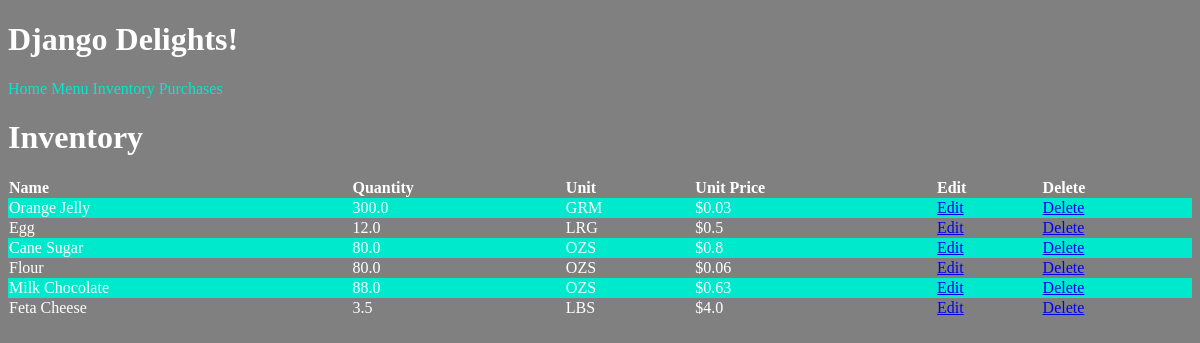
Before: /inventory/inventory with the older database file.
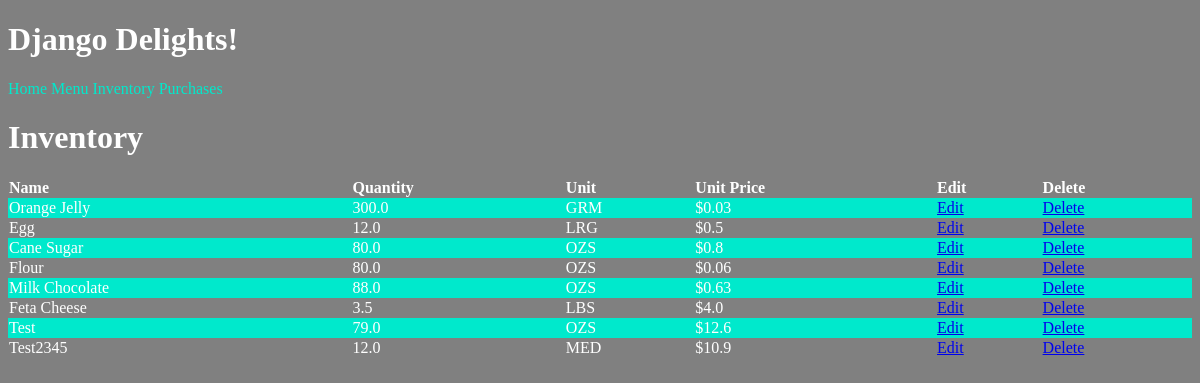
After: the same page with the newer database file.
### inventory/models.py (models this page shows, shortened)
class Ingredient(models.Model):
    CUP = "CUP"
    OUNCE = "OZS"
    TABLESPOON = "TBS"
    TEASPOON = "TSP"
    GRAM = "GRM"
    BOX = "BOX"
    SMALL = "SML"
    MEDIUM = "MED"
    LARGE = "LRG"
    POUND = "LBS"
    UNIT_TYPES = [
        (CUP, "Cup"),
        (OUNCE, "Ounce"),
        (TABLESPOON, "Tablespoon"),
        (TEASPOON, "Teaspoon"),
        (BOX, "Box"),
        (GRAM,"Gram"),
        (LARGE,"Large"),
        (MEDIUM,"Medium"),
        (SMALL,"Small"),
        (POUND, "LBS"),
    ]
    name = models.CharField(max_length=30)
    quantity = models.FloatField(default=0)
    unit = models.CharField(max_length=3, choices=UNIT_TYPES)
    unit_price = models.FloatField(default=0.0)

### inventory/views.py (the view)
# urls.py: path("inventory", views.InventoryList.as_view(), name="inventory"),
class InventoryList(ListView):
    model = Ingredient
    template_name = "inventory/inventory.html"

### inventory/templates/inventory/inventory.html (shortened to what this page needs)
{% extends 'base.html' %}
{% load static %}
{% block content %}
<h1> Inventory </h1>
<table>
<tr>
    <th> Name </th>
    <th> Quantity </th>
    <th> Unit </th>
    <th> Unit Price </th>
    <th> Edit </th>
    <th> Delete </th>
</tr>
{% for ingredient in ingredient_list %}
<tr>
    <td>{{ ingredient.name }}</td>
    <td>{{ ingredient.quantity }}</td>
    <td>{{ ingredient.unit }}</td>
    <td>${{ ingredient.unit_price }}</td>
    <td> <a href="{% url 'inventoryupdate' ingredient.id %}">Edit</a> </td>
    <td> <a href="{% url 'inventorydelete' ingredient.id %}">Delete</a> </td>
</tr>
{% endfor %}
</table>
{% endblock %}

### inventory/templates/base.html (shortened to what this page needs)
{% load static %}
<!DOCTYPE html>
<html>
    <head>
        <link
            rel="stylesheet"
            type="text/css"
            href="{% static 'inventory/style.css' %}"
        />
    </head>
    <body>
        <h1> Django Delights! </h1>
        <ul>
            <li><a href="{% url 'home' %}">Home</a></li>
            <li><a href="{% url 'menu' %}">Menu</a></li>
            <li><a href="{% url 'inventory' %}">Inventory</a></li>
            <li><a href="{% url 'purchases' %}">Purchases</a></li>
        </ul>
        {% block content %}
        {% endblock %}
    </body>
</html>

### inventory/static/inventory/style.css (style rules this page uses)
html { background-color: gray; }
h1 { color: white; }
table { border-collapse: collapse; width: 100%; }
th, td { color: white; text-align: left; }
tr:nth-child(even) { background-color:#00e9cc; }
ul { list-style-type: none; margin: 0; padding: 0; }
li { display: inline; }
ul li a { text-decoration: none; color: #00e9cc; }

Changed rows visible on the page:
added Ingredient: name "Test", quantity "79.0", unit "OZS", unit_price "12.6"
added Ingredient: name "Test2345", quantity "12.0", unit "MED", unit_price "10.9"
